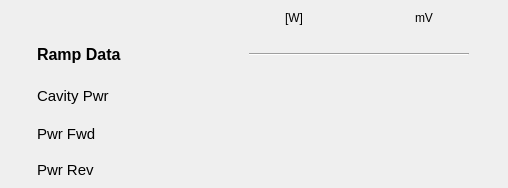
       <widget class="QWidget" name="scrollAreaWidgetContents_21">
        <property name="geometry">
         <rect>
          <x>0</x>
          <y>0</y>
          <width>508</width>
          <height>188</height>
         </rect>
        </property>
        <widget class="QWidget" name="layoutWidget_8">
         <property name="geometry">
          <rect>
           <x>3</x>
           <y>5</y>
           <width>501</width>
           <height>180</height>
          </rect>
         </property>
         <layout class="QGridLayout" name="gridLayout_13">
          <item row="4" column="2">
           <widget class="PyDMLabel" name="PyDMLabel_130">
            <property name="enabled">
             <bool>true</bool>
            </property>
            <property name="minimumSize">
             <size>
              <width>90</width>
              <height>30</height>
             </size>
            </property>
            <property name="maximumSize">
             <size>
              <width>80</width>
              <height>30</height>
             </size>
            </property>
            <property name="toolTip">
             <string/>
            </property>
            <property name="accessibleDescription">
             <string/>
            </property>
            <property name="layoutDirection">
             <enum>Qt::LeftToRight</enum>
            </property>
            <property name="autoFillBackground">
             <bool>false</bool>
            </property>
            <property name="styleSheet">
             <string notr="true"/>
            </property>
            <property name="frameShape">
             <enum>QFrame::NoFrame</enum>
            </property>
            <property name="frameShadow">
             <enum>QFrame::Sunken</enum>
            </property>
            <property name="alignment">
             <set>Qt::AlignRight|Qt::AlignTrailing|Qt::AlignVCenter</set>
            </property>
            <property name="precision" stdset="0">
             <number>1</number>
            </property>
            <property name="showUnits" stdset="0">
             <bool>false</bool>
            </property>
            <property name="precisionFromPV" stdset="0">
             <bool>false</bool>
            </property>
            <property name="channel" stdset="0">
             <string>BO-05D:RF-P5Cav:RevTopAmp-Mon</string>
            </property>
           </widget>
          </item>
          <item row="0" column="1">
           <widget class="PyDMLabel" name="PyDMLabel_131">
            <property name="toolTip">
             <string/>
            </property>
            <property name="text">
             <string>[W]</string>
            </property>
            <property name="alignment">
             <set>Qt::AlignCenter</set>
            </property>
           </widget>
          </item>
          <item row="4" column="0">
           <widget class="PyDMLabel" name="pv02raps01_7">
            <property name="minimumSize">
             <size>
              <width>172</width>
              <height>0</height>
             </size>
            </property>
            <property name="maximumSize">
             <size>
              <width>172</width>
              <height>16777215</height>
             </size>
            </property>
            <property name="font">
             <font>
              <pointsize>11</pointsize>
             </font>
            </property>
            <property name="toolTip">
             <string/>
            </property>
            <property name="text">
             <string>Pwr Rev</string>
            </property>
           </widget>
          </item>
          <item row="1" column="1" colspan="2">
           <widget class="Line" name="line_12">
            <property name="sizeIncrement">
             <size>
              <width>0</width>
              <height>0</height>
             </size>
            </property>
            <property name="baseSize">
             <size>
              <width>0</width>
              <height>0</height>
             </size>
            </property>
            <property name="autoFillBackground">
             <bool>false</bool>
            </property>
            <property name="frameShadow">
             <enum>QFrame::Sunken</enum>
            </property>
            <property name="lineWidth">
             <number>1</number>
            </property>
            <property name="midLineWidth">
             <number>0</number>
            </property>
            <property name="orientation">
             <enum>Qt::Horizontal</enum>
            </property>
           </widget>
          </item>
          <item row="1" column="0">
           <widget class="PyDMLabel" name="PyDMLabel_132">
            <property name="minimumSize">
             <size>
              <width>172</width>
              <height>35</height>
             </size>
            </property>
            <property name="maximumSize">
             <size>
              <width>172</width>
              <height>16777215</height>
             </size>
            </property>
            <property name="font">
             <font>
              <pointsize>12</pointsize>
              <weight>75</weight>
              <bold>true</bold>
             </font>
            </property>
            <property name="toolTip">
             <string/>
            </property>
            <property name="text">
             <string>Ramp Data</string>
            </property>
           </widget>
          </item>
          <item row="0" column="2">
           <widget class="PyDMLabel" name="PyDMLabel_133">
            <property name="toolTip">
             <string/>
            </property>
            <property name="text">
             <string>mV</string>
            </property>
            <property name="alignment">
             <set>Qt::AlignCenter</set>
            </property>
           </widget>
          </item>
          <item row="4" column="1">
           <widget class="PyDMLabel" name="PyDMLabel_134">
            <property name="enabled">
             <bool>true</bool>
            </property>
            <property name="minimumSize">
             <size>
              <width>90</width>
              <height>30</height>
             </size>
            </property>
            <property name="maximumSize">
             <size>
              <width>80</width>
              <height>30</height>
             </size>
            </property>
            <property name="toolTip">
             <string/>
            </property>
            <property name="accessibleDescription">
             <string/>
            </property>
            <property name="layoutDirection">
             <enum>Qt::LeftToRight</enum>
            </property>
            <property name="autoFillBackground">
             <bool>false</bool>
            </property>
            <property name="styleSheet">
             <string notr="true"/>
            </property>
            <property name="frameShape">
             <enum>QFrame::NoFrame</enum>
            </property>
            <property name="frameShadow">
             <enum>QFrame::Sunken</enum>
            </property>
            <property name="alignment">
             <set>Qt::AlignRight|Qt::AlignTrailing|Qt::AlignVCenter</set>
            </property>
            <property name="precision" stdset="0">
             <number>3</number>
            </property>
            <property name="showUnits" stdset="0">
             <bool>false</bool>
            </property>
            <property name="precisionFromPV" stdset="0">
             <bool>false</bool>
            </property>
            <property name="channel" stdset="0">
             <string>BO-05D:RF-P5Cav:RevTopPwrW-Mon</string>
            </property>
           </widget>
          </item>
          <item row="3" column="1">
           <widget class="PyDMLabel" name="PyDMLabel_135">
            <property name="enabled">
             <bool>true</bool>
            </property>
            <property name="minimumSize">
             <size>
              <width>90</width>
              <height>30</height>
             </size>
            </property>
            <property name="maximumSize">
             <size>
              <width>80</width>
              <height>30</height>
             </size>
            </property>
            <property name="toolTip">
             <string/>
            </property>
            <property name="accessibleDescription">
             <string/>
            </property>
            <property name="layoutDirection">
             <enum>Qt::LeftToRight</enum>
            </property>
            <property name="autoFillBackground">
             <bool>false</bool>
            </property>
            <property name="styleSheet">
             <string notr="true"/>
            </property>
            <property name="frameShape">
             <enum>QFrame::NoFrame</enum>
            </property>
            <property name="frameShadow">
             <enum>QFrame::Sunken</enum>
            </property>
            <property name="alignment">
             <set>Qt::AlignRight|Qt::AlignTrailing|Qt::AlignVCenter</set>
            </property>
            <property name="precision" stdset="0">
             <number>1</number>
            </property>
            <property name="showUnits" stdset="0">
             <bool>false</bool>
            </property>
            <property name="precisionFromPV" stdset="0">
             <bool>false</bool>
            </property>
            <property name="channel" stdset="0">
             <string>BO-05D:RF-P5Cav:FwdTopPwrW-Mon</string>
            </property>
           </widget>
          </item>
          <item row="2" column="0">
           <widget class="PyDMLabel" name="PyDMLabel_136">
            <property name="minimumSize">
             <size>
              <width>172</width>
              <height>35</height>
             </size>
            </property>
            <property name="maximumSize">
             <size>
              <width>172</width>
              <height>16777215</height>
             </size>
            </property>
            <property name="font">
             <font>
              <pointsize>11</pointsize>
             </font>
            </property>
            <property name="toolTip">
             <string/>
            </property>
            <property name="text">
             <string>Cavity Pwr</string>
            </property>
           </widget>
          </item>
          <item row="2" column="1">
           <widget class="PyDMLabel" name="PyDMLabel_137">
            <property name="enabled">
             <bool>true</bool>
            </property>
            <property name="minimumSize">
             <size>
              <width>90</width>
              <height>30</height>
             </size>
            </property>
            <property name="maximumSize">
             <size>
              <width>80</width>
              <height>30</height>
             </size>
            </property>
            <property name="toolTip">
             <string/>
            </property>
            <property name="accessibleDescription">
             <string/>
            </property>
            <property name="layoutDirection">
             <enum>Qt::LeftToRight</enum>
            </property>
            <property name="autoFillBackground">
             <bool>false</bool>
            </property>
            <property name="styleSheet">
             <string notr="true"/>
            </property>
            <property name="frameShape">
             <enum>QFrame::NoFrame</enum>
            </property>
            <property name="frameShadow">
             <enum>QFrame::Sunken</enum>
            </property>
            <property name="alignment">
             <set>Qt::AlignRight|Qt::AlignTrailing|Qt::AlignVCenter</set>
            </property>
            <property name="precision" stdset="0">
             <number>1</number>
            </property>
            <property name="showUnits" stdset="0">
             <bool>false</bool>
            </property>
            <property name="precisionFromPV" stdset="0">
             <bool>false</bool>
            </property>
            <property name="channel" stdset="0">
             <string>BO-05D:RF-P5Cav:Cell3TopPwrW-Mon</string>
            </property>
           </widget>
          </item>
          <item row="3" column="2">
           <widget class="PyDMLabel" name="PyDMLabel_138">
            <property name="enabled">
             <bool>true</bool>
            </property>
            <property name="minimumSize">
             <size>
              <width>90</width>
              <height>30</height>
             </size>
            </property>
            <property name="maximumSize">
             <size>
              <width>80</width>
              <height>30</height>
             </size>
            </property>
            <property name="toolTip">
             <string/>
            </property>
            <property name="accessibleDescription">
             <string/>
            </property>
            <property name="layoutDirection">
             <enum>Qt::LeftToRight</enum>
            </property>
            <property name="autoFillBackground">
             <bool>false</bool>
            </property>
            <property name="styleSheet">
             <string notr="true"/>
            </property>
            <property name="frameShape">
             <enum>QFrame::NoFrame</enum>
            </property>
            <property name="frameShadow">
             <enum>QFrame::Sunken</enum>
            </property>
            <property name="alignment">
             <set>Qt::AlignRight|Qt::AlignTrailing|Qt::AlignVCenter</set>
            </property>
            <property name="precision" stdset="0">
             <number>1</number>
            </property>
            <property name="showUnits" stdset="0">
             <bool>false</bool>
            </property>
            <property name="precisionFromPV" stdset="0">
             <bool>false</bool>
            </property>
            <property name="channel" stdset="0">
             <string>BO-05D:RF-P5Cav:FwdTopAmp-Mon</string>
            </property>
            <property name="displayFormat" stdset="0">
             <enum>PyDMLabel::Decimal</enum>
            </property>
           </widget>
          </item>
          <item row="3" column="0">
           <widget class="PyDMLabel" name="PyDMLabel_139">
            <property name="minimumSize">
             <size>
              <width>172</width>
              <height>0</height>
             </size>
            </property>
            <property name="maximumSize">
             <size>
              <width>172</width>
              <height>16777215</height>
             </size>
            </property>
            <property name="font">
             <font>
              <pointsize>11</pointsize>
             </font>
            </property>
            <property name="toolTip">
             <string/>
            </property>
            <property name="text">
             <string>Pwr Fwd</string>
            </property>
           </widget>
          </item>
          <item row="2" column="2">
           <widget class="PyDMLabel" name="PyDMLabel_140">
            <property name="enabled">
             <bool>true</bool>
            </property>
            <property name="minimumSize">
             <size>
              <width>90</width>
              <height>30</height>
             </size>
            </property>
            <property name="maximumSize">
             <size>
              <width>80</width>
              <height>30</height>
             </size>
            </property>
            <property name="toolTip">
             <string/>
            </property>
            <property name="accessibleDescription">
             <string/>
            </property>
            <property name="layoutDirection">
             <enum>Qt::LeftToRight</enum>
            </property>
            <property name="autoFillBackground">
             <bool>false</bool>
            </property>
            <property name="styleSheet">
             <string notr="true"/>
            </property>
            <property name="frameShape">
             <enum>QFrame::NoFrame</enum>
            </property>
            <property name="frameShadow">
             <enum>QFrame::Sunken</enum>
            </property>
            <property name="alignment">
             <set>Qt::AlignRight|Qt::AlignTrailing|Qt::AlignVCenter</set>
            </property>
            <property name="precision" stdset="0">
             <number>1</number>
            </property>
            <property name="showUnits" stdset="0">
             <bool>false</bool>
            </property>
            <property name="precisionFromPV" stdset="0">
             <bool>false</bool>
            </property>
            <property name="alarmSensitiveContent" stdset="0">
             <bool>false</bool>
            </property>
            <property name="alarmSensitiveBorder" stdset="0">
             <bool>true</bool>
            </property>
            <property name="channel" stdset="0">
             <string>BO-05D:RF-P5Cav:Cell3TopAmp-Mon</string>
            </property>
           </widget>
          </item>
         </layout>
        </widget>
       </widget>
